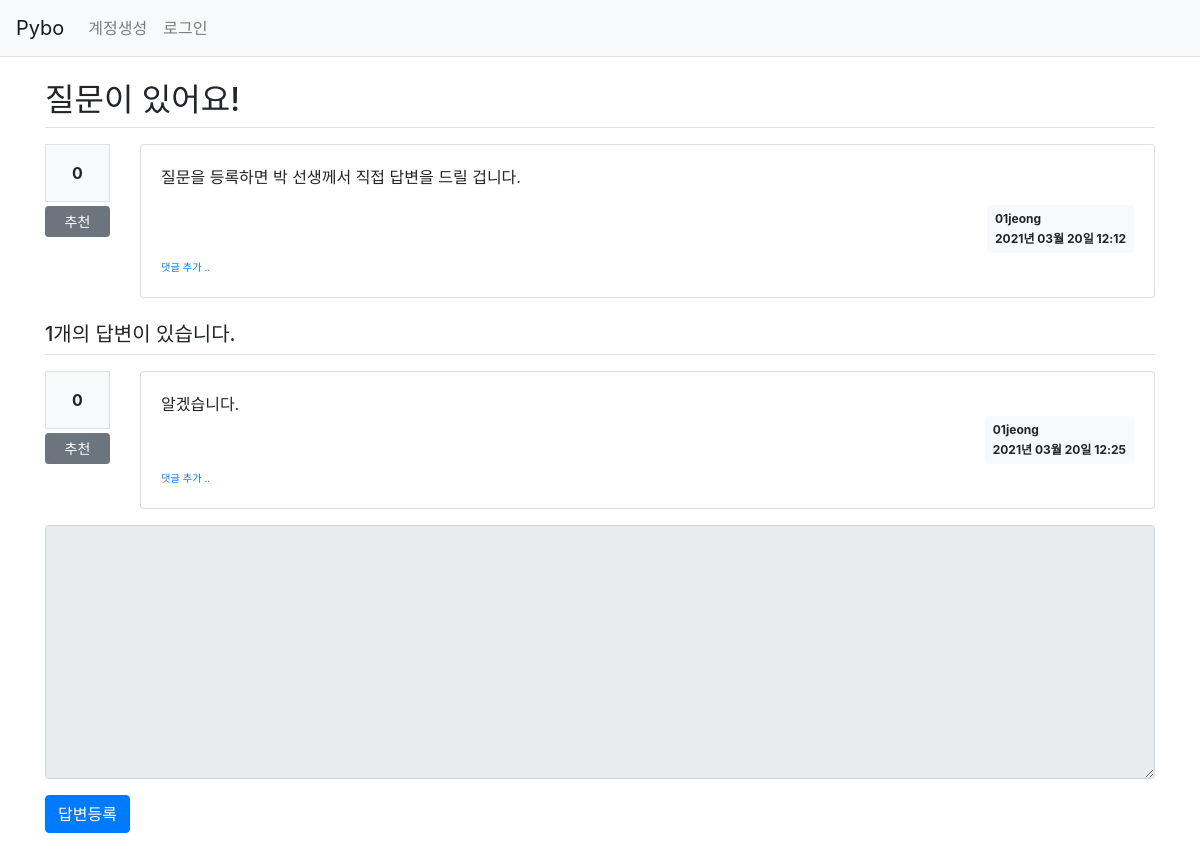
/question/detail/3/, run on the app's committed database.
### pybo/models.py (models this page shows)
class Question(db.Model):
    id = db.Column(db.Integer, primary_key=True)
    subject = db.Column(db.String(200), nullable=False)
    content = db.Column(db.Text(), nullable=False)
    create_date = db.Column(db.DateTime(), nullable=False)
    user_id = db.Column(db.Integer, db.ForeignKey('user.id', ondelete='CASCADE'), nullable=False)
    user = db.relationship('User', backref=db.backref('question_set'))
    modify_date = db.Column(db.DateTime(), nullable=True)
    voter = db.relationship('User', secondary=question_voter, backref=db.backref('question_voter_set'))

class User(db.Model):
    id = db.Column(db.Integer, primary_key=True)
    username = db.Column(db.String(150), unique=True, nullable=False)
    password = db.Column(db.String(200), nullable=False)
    email = db.Column(db.String(120), unique=True, nullable=False)

class Answer(db.Model):
    id = db.Column(db.Integer, primary_key=True)
    question_id = db.Column(db.Integer, db.ForeignKey('question.id', ondelete='CASCADE'))
    question = db.relationship('Question', backref=db.backref('answer_set'))
    content = db.Column(db.Text(), nullable=False)
    create_date = db.Column(db.DateTime(), nullable=False)
    user_id = db.Column(db.Integer, db.ForeignKey('user.id', ondelete='CASCADE'), nullable=False)
    user = db.relationship('User', backref=db.backref('answer_set'))
    modify_date = db.Column(db.DateTime(), nullable=True)
    voter = db.relationship('User', secondary=answer_voter, backref=db.backref('answer_voter_set'))

### pybo/views/question_views.py (the view)
@bp.route('/detail/<int:question_id>/')
def detail(question_id):
    form = AnswerForm()
    question = Question.query.get_or_404(question_id)
    return render_template('question/question_detail.html', question=question, form=form)

### pybo/forms.py
class AnswerForm(FlaskForm):
    content = TextAreaField('내용', validators=[DataRequired('내용은 필수입력 항목입니다.')])

### pybo/filter.py (called while the page is built)
def format_datetime(value, fmt='%Y년 %m월 %d일 %H:%M'):
    return value.strftime(fmt)

### pybo/views/auth_views.py (called while the page is built)
@bp.before_app_request
def load_logged_in_user():
    user_id = session.get('user_id')
    if user_id is None:
        g.user = None
    else:
        g.user = User.query.get(user_id)

### pybo/templates/question/question_detail.html (shortened to what this page needs)
{% extends 'base.html' %}
{% block content %}
<div class="container my-3">
    <h2 class="border-bottom py-2">{{ question.subject }}</h2>
    <div class="row my-3">
        <div class="col-1">
            <div class="bg-light text-center p-3 border font-weight-bolder mb-1">{{ question.voter|length }}</div>
            <a href="#" data-uri="{{ url_for('vote.question', question_id=question.id) }}"
               class="recommend btn btn-sm btn-secondary btn-block my-1">추천</a>
        </div>
        <div class="col-11">
            <div class="card">
                <div class="card-body">
                    <div class="card-text">{{ question.content|markdown }}</div>
                    <div class="d-flex justify-content-end">
                        <div class="badge badge-light p-2 text-left">
                            <div class="mb-2">{{ question.user.username }}</div>
                            <div>{{ question.create_date|datetime }}</div>
                        </div>
                    </div>
                    <div>
                        <a href="{{ url_for('comment.create_question', question_id=question.id) }}"
                           class="small"><small>댓글 추가 ..</small></a>
                    </div>
                </div>
            </div>
        </div>
    </div>
    <h5 class="border-bottom my-3 py-2">{{ question.answer_set|length }}개의 답변이 있습니다.</h5>
    {% for answer in question.answer_set %}
    <div class="row my-3">
        <div class="col-1">
            <div class="bg-light text-center p-3 border font-weight-bolder mb-1">{{ answer.voter|length }}</div>
            <a href="#" data-uri="{{ url_for('vote.answer', answer_id=answer.id) }}"
                class="recommend btn btn-sm btn-secondary btn-block my-1">추천</a>
        </div>
        <div class="col-11">
            <div class="card">
                <div class="card-body">
                    <div class="card-text" style="white-space: pre-line;">{{ answer.content }}</div>
                    <div class="d-flex justify-content-end">
                        <div class="badge badge-light p-2 text-left">
                            <div class="mb-2">{{ answer.user.username }}</div>
                            <div>{{ answer.create_date|datetime }}</div>
                        </div>
                    </div>
                    <div>
                        <a href="{{ url_for('comment.create_answer', answer_id=answer.id) }}"
                           class="small"><small>댓글 추가 ..</small></a>
                    </div>
                </div>
            </div>
        </div>
    </div>
    {% endfor %}
    <form action="{{ url_for('answer.create', question_id=question.id) }}" method="post" class="my-3">
        <div class="form-group">
            <textarea {% if not g.user %}disabled{% endif %}
                    name="content" id="content" class="form-control" rows="10"></textarea>
        </div>
        <input type="submit" value="답변등록" class="btn btn-primary">
    </form>
</div>
{% endblock %}

### data on the page
Question: subject "질문이 있어요!", content "질문을 등록하면 박 선생께서 직접 답변을 드릴 겁니다.", create_date "2021년 03월 20일 12:12"
User: user.username "01jeong"
Answer: voter|length "0", content "알겠습니다.", user.username "01jeong", create_date "2021년 03월 20일 12:25"

### other printed values
{{ question.voter|length }} "0"
{{ question.answer_set|length }} "1"
